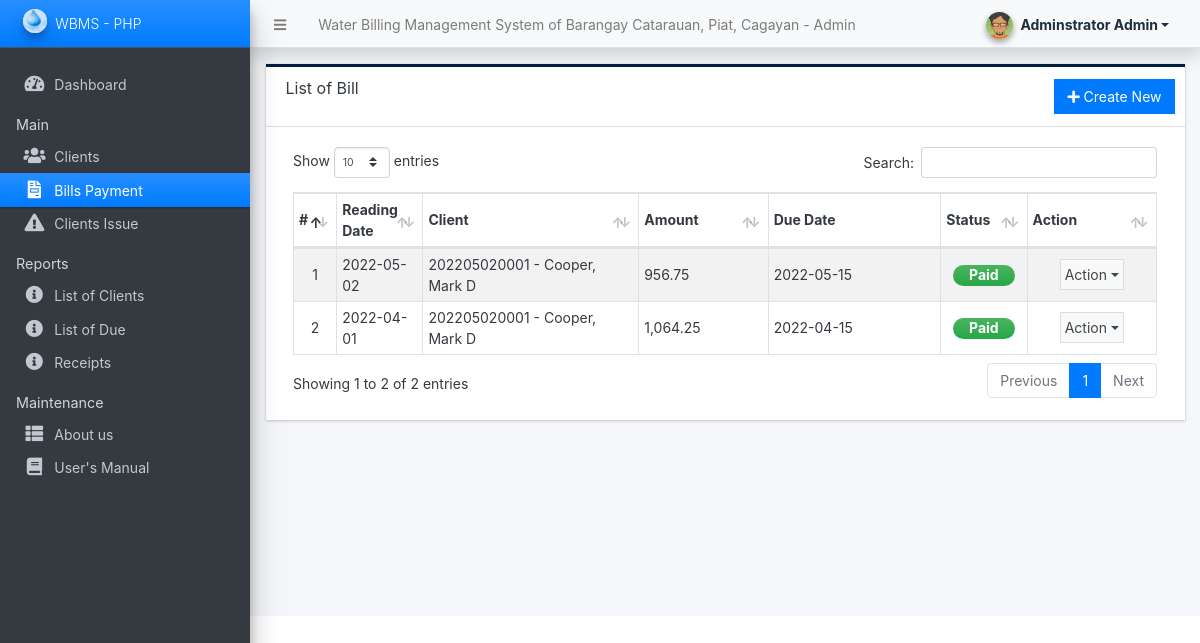
The page /admin/?page=billings (signed in) on the database its author committed.
### tables this page shows
CREATE TABLE `billing_list` (
  `id` int(30) NOT NULL,
  `client_id` int(30) NOT NULL,
  `reading_date` date NOT NULL,
  `due_date` date NOT NULL,
  `reading` float(12,2) NOT NULL DEFAULT 0.00,
  `previous` float(12,2) NOT NULL DEFAULT 0.00,
  `rate` float(12,2) NOT NULL DEFAULT 0.00,
  `total` float(12,2) NOT NULL DEFAULT 0.00,
  `status` tinyint(1) NOT NULL DEFAULT 0 COMMENT '0= pending,\r\n1= paid',
  `date_created` datetime NOT NULL DEFAULT current_timestamp(),
  `date_updated` datetime NOT NULL DEFAULT current_timestamp() ON UPDATE current_timestamp()
);

CREATE TABLE `client_list` (
  `id` int(30) NOT NULL,
  `code` varchar(100) NOT NULL,
  `category_id` int(30) NOT NULL,
  `firstname` text NOT NULL,
  `middlename` text DEFAULT NULL,
  `lastname` text NOT NULL,
  `contact` text NOT NULL,
  `address` text NOT NULL,
  `meter_code` varchar(100) NOT NULL,
  `first_reading` float(12,2) NOT NULL,
  `status` tinyint(1) NOT NULL DEFAULT 1,
  `delete_flag` tinyint(1) NOT NULL DEFAULT 0,
  `date_created` datetime NOT NULL DEFAULT current_timestamp(),
  `date_updated` datetime NOT NULL DEFAULT current_timestamp() ON UPDATE current_timestamp()
);

### config.php (called while the page is built, shortened)
<?php
require_once('classes/DBConnection.php');
require_once('classes/SystemSettings.php');
function validate_image($file){
	if(!empty($file)){
        $ex = explode("?",$file);
        $file = $ex[0];
        $ts = isset($ex[1]) ? "?".$ex[1] : '';
		if(is_file(base_app.$file)){
			return base_url.$file.$ts;
		}else{
			return base_url.'dist/img/no-image-available.png';
		}
	}else{
		return base_url.'dist/img/no-image-available.png';
	}
}
function format_num($number = '' , $decimal = ''){
    if(is_numeric($number)){
        $ex = explode(".",$number);
        $decLen = isset($ex[1]) ? strlen($ex[1]) : 0;
        if(is_numeric($decimal)){
            return number_format($number,$decimal);
        }else{
            return number_format($number,$decLen);
        }
    }else{
        return "Invalid Input";
    }
}
function isMobileDevice(){
    $aMobileUA = array(
        '/iphone/i' => 'iPhone',
        '/ipod/i' => 'iPod',
        '/ipad/i' => 'iPad',
        '/android/i' => 'Android',
        '/blackberry/i' => 'BlackBerry',
        '/webos/i' => 'Mobile'
    );
    return false;
}
?>

### classes/DBConnection.php (called while the page is built, shortened)
<?php
class DBConnection{
    private $host = DB_SERVER;
    private $username = DB_USERNAME;
    private $password = DB_PASSWORD;
    private $database = DB_NAME;
    public $conn;
    public function __construct(){
        if (!isset($this->conn)) {
            $this->conn = new mysqli($this->host, $this->username, $this->password, $this->database);
        }
    }
}
?>

### classes/SystemSettings.php (called while the page is built, shortened)
<?php
class SystemSettings extends DBConnection{
	function userdata($field = ''){
		if(!empty($field)){
			if(isset($_SESSION['userdata'][$field]))
				return $_SESSION['userdata'][$field];
			else
				return null;
		}else{
			return false;
		}
	}
	function info($field=''){
		if(!empty($field)){
			if(isset($_SESSION['system_info'][$field]))
				return $_SESSION['system_info'][$field];
			else
				return false;
		}else{
			return false;
		}
	}
}
$_settings = new SystemSettings();
?>

### admin/billings/index.php (the view, shortened to what this page needs)
<div class="card card-outline rounded-0 card-navy">
	<div class="card-header">
		<h3 class="card-title">List of Bill</h3>
		<div class="card-tools">
			<a href="./?page=billings/manage_billing" id="create_new" class="btn btn-flat btn-primary"><span class="fas fa-plus"></span>  Create New</a>
		</div>
	</div>
	<div class="card-body">
        <div class="container-fluid">
			<table class="table table-hover table-striped table-bordered" id="list">
				<colgroup>
					<col width="5%">
					<col width="10%">
					<col width="25%">
					<col width="15%">
					<col width="20%">
					<col width="10%">
					<col width="15%">
				</colgroup>
				<thead>
					<tr>
						<th>#</th>
						<th>Reading Date</th>
						<th>Client</th>
						<th>Amount</th>
						<th>Due Date</th>
						<th>Status</th>
						<th>Action</th>
					</tr>
				</thead>
				<tbody>
					<?php
					$i = 1;
						$qry = $conn->query("SELECT b.*, c.code , concat(c.lastname, ', ', c.firstname, ' ', coalesce(c.middlename,'')) as `name` from `billing_list` b inner join client_list c on b.client_id = c.id order by unix_timestamp(`reading_date`) desc, `name` asc ");
						while($row = $qry->fetch_assoc()):
					?>
						<tr>
							<td class="text-center"><?php echo $i++; ?></td>
							<td><?php echo date("Y-m-d",strtotime($row['reading_date'])) ?></td>
							<td><?php echo $row['code'] ." - ".$row['name'] ?></td>
							<td><?php echo format_num($row['total']) ?></td>
							<td><?php echo date("Y-m-d",strtotime($row['due_date'])) ?></td>
							<td class="text-center">
								<?php
								switch($row['status']){
									case 1:
										echo '<span class="badge badge-success bg-gradient-success text-sm px-3 rounded-pill">Paid</span>';
										break;
								}
								?>
                            </td>
							<td align="center">
								 <button type="button" class="btn btn-flat p-1 btn-default btn-sm dropdown-toggle dropdown-icon" data-toggle="dropdown">
				                  		Action
				                  </button>
							</td>
						</tr>
					<?php endwhile; ?>
				</tbody>
			</table>
		</div>
	</div>
</div>

### admin/index.php (shortened to what this page needs)
<?php require_once('../config.php'); ?>
 <!DOCTYPE html>
<html lang="en" class="" style="height: auto;">
<?php require_once('inc/header.php') ?>
  <body class="sidebar-mini layout-fixed control-sidebar-slide-open layout-navbar-fixed sidebar-mini-md sidebar-mini-xs text-sm" data-new-gr-c-s-check-loaded="14.991.0" data-gr-ext-installed="" style="height: auto;">
    <div class="wrapper">
     <?php require_once('inc/topBarNav.php') ?>
     <?php require_once('inc/navigation.php') ?>
     <?php $page = isset($_GET['page']) ? $_GET['page'] : 'home';  ?>
      <div class="content-wrapper  pt-3" style="min-height: 567.854px;">
        <section class="content  text-dark">
          <div class="container-fluid">
            <?php
              if(!file_exists($page.".php") && !is_dir($page)){
                  include '404.html';
              }else{
                if(is_dir($page))
                  include $page.'/index.php';
                else
                  include $page.'.php';
              }
            ?>
          </div>
        </section>
      </div>
      <?php require_once('inc/footer.php') ?>
  </body>
</html>

### admin/inc/header.php (shortened to what this page needs)
<head>
    <link rel="stylesheet" href="<?php echo base_url ?>plugins/fontawesome-free/css/all.min.css">
    <link rel="stylesheet" href="<?php echo base_url ?>plugins/tempusdominus-bootstrap-4/css/tempusdominus-bootstrap-4.min.css">
  <link rel="stylesheet" href="<?php echo base_url ?>plugins/datatables-bs4/css/dataTables.bootstrap4.min.css">
  <link rel="stylesheet" href="<?php echo base_url ?>plugins/datatables-responsive/css/responsive.bootstrap4.min.css">
  <link rel="stylesheet" href="<?php echo base_url ?>plugins/datatables-buttons/css/buttons.bootstrap4.min.css">
  <link rel="stylesheet" href="<?php echo base_url ?>plugins/select2/css/select2.min.css">
  <link rel="stylesheet" href="<?php echo base_url ?>plugins/select2-bootstrap4-theme/select2-bootstrap4.min.css">
    <link rel="stylesheet" href="<?php echo base_url ?>plugins/icheck-bootstrap/icheck-bootstrap.min.css">
    <link rel="stylesheet" href="<?php echo base_url ?>plugins/jqvmap/jqvmap.min.css">
    <link rel="stylesheet" href="<?php echo base_url ?>dist/css/adminlte.css">
    <link rel="stylesheet" href="<?php echo base_url ?>dist/css/custom.css">
    <link rel="stylesheet" href="<?php echo base_url ?>plugins/overlayScrollbars/css/OverlayScrollbars.min.css">
    <link rel="stylesheet" href="<?php echo base_url ?>plugins/daterangepicker/daterangepicker.css">
    <link rel="stylesheet" href="<?php echo base_url ?>plugins/summernote/summernote-bs4.min.css">
  <link rel="stylesheet" href="<?php echo base_url ?>plugins/sweetalert2-theme-bootstrap-4/bootstrap-4.min.css">
  </head>

### admin/inc/topBarNav.php (shortened to what this page needs)
<nav class="main-header navbar navbar-expand navbar-light shadow text-sm">
  <ul class="navbar-nav">
    <li class="nav-item">
    <a class="nav-link" data-widget="pushmenu" href="#" role="button"><i class="fas fa-bars"></i></a>
    </li>
    <li class="nav-item d-none d-sm-inline-block">
      <a href="<?php echo base_url ?>" class="nav-link"><?php echo (!isMobileDevice()) ? $_settings->info('name'):$_settings->info('short_name'); ?> - Admin</a>
    </li>
  </ul>
  <ul class="navbar-nav ml-auto">
    <li class="nav-item">
      <div class="btn-group nav-link">
            <button type="button" class="btn btn-rounded badge badge-light dropdown-toggle dropdown-icon" data-toggle="dropdown">
              <span><img src="<?php echo validate_image($_settings->userdata('avatar')) ?>" class="img-circle elevation-2 user-img" alt="User Image"></span>
              <span class="ml-3"><?php echo ucwords($_settings->userdata('firstname').' '.$_settings->userdata('lastname')) ?></span>
            </button>
        </div>
    </li>
  </ul>
</nav>

### admin/inc/navigation.php (shortened to what this page needs)
<aside class="main-sidebar sidebar-dark-primary elevation-4 sidebar-no-expand">
  <a href="<?php echo base_url ?>admin" class="brand-link bg-gradient-primary text-sm">
  <img src="<?php echo validate_image($_settings->info('logo'))?>" alt="Store Logo" class="brand-image img-circle elevation-3 bg-gradient-light" style="opacity: .8;width: 1.5rem;height: 1.5rem;max-height: unset">
  <span class="brand-text font-weight-light"><?php echo $_settings->info('short_name') ?></span>
  </a>
  <div class="sidebar os-host os-theme-light os-host-overflow os-host-overflow-y os-host-resize-disabled os-host-transition os-host-scrollbar-horizontal-hidden">
    <div class="os-content-glue" style="margin: 0px -8px; width: 249px; height: 646px;"></div>
    <div class="os-padding">
      <div class="os-viewport os-viewport-native-scrollbars-invisible" style="overflow-y: scroll;">
        <div class="os-content" style="padding: 0px 8px; height: 100%; width: 100%;">
          <nav class="mt-4">
             <ul class="nav nav-pills nav-sidebar flex-column text-sm nav-compact nav-flat nav-child-indent nav-collapse-hide-child" data-widget="treeview" role="menu" data-accordion="false">
              <li class="nav-item dropdown">
                <a href="#" class="nav-link ">
                  <i class="nav-icon fas fa-tachometer-alt"></i>
                  <p>
                    Dashboard
                  </p>
                </a>
              </li>
              <li class="nav-header">Main</li>
              <li class="nav-item dropdown">
              <a href="<?php echo base_url ?>admin/?page=clients/manage_client" class="nav-link nav-clients_manage_client">
                  <i class="nav-icon fas fa-users"></i>
                  <p>
                    Clients
                  </p>
                </a>
              </li>
              <li class="nav-item dropdown">
                <a href="#" class="nav-link nav-billings">
                  <i class="nav-icon fas fa-file-invoice"></i>
                  <p>
                    Bills Payment
                  </p>
                </a>
              </li>
              <li class="nav-item dropdown">
                <a href="#" class="nav-link nav-clients_issue">
                  <i class="nav-icon fas fa-exclamation-triangle"></i>
                  <p>
                    Clients Issue
                  </p>
                </a>
              </li>
              <li class="nav-header">Reports</li>
              <li class="nav-item dropdown">
                <a href="#" class="nav-link nav-reports_monthly_billing">
                  <i class="nav-icon fas fa-info-circle"></i>
                  <p>
                   List of Clients
                  </p>
                </a>
              </li>
              <li class="nav-item dropdown">
                <a href="#" class="nav-link nav-reports_monthly_billing">
                  <i class="nav-icon fas fa-info-circle"></i>
                  <p>
                   List of Due
                  </p>
                </a>
              </li>
              <li class="nav-item dropdown">
                <a href="#" class="nav-link nav-reports_monthly_billing">
                  <i class="nav-icon fas fa-info-circle"></i>
                  <p>
                   Receipts
                  </p>
                </a>
              </li>
              <?php if($_settings->userdata('type') == 1): ?>
              <li class="nav-header">Maintenance</li>
              <li class="nav-item dropdown">
                <a href="#" class="nav-link nav-about_us">
                  <i class="nav-icon fas fa-th-list"></i>
                  <p>
                    About us
                  </p>
                </a>
              </li>
              <li class="nav-item dropdown">
                <a href="#" class="nav-link nav-user_manual">
                  <i class="nav-icon fas fa-book"></i>
                  <p>
                    User's Manual
                  </p>
                </a>
              </li>
              <?php endif; ?>
            </ul>
          </nav>
        </div>
      </div>
    </div>
  </div>
</aside>

### admin/inc/footer.php (shortened to what this page needs)
</div>

### admin/inc/topBarNav.php (style rules this page uses)
.user-img { position: absolute; height: 27px; width: 27px; object-fit: cover; left: -7%; top: -12%; }
.btn-rounded { border-radius: 50px; }

### rows shown on the page
billing_list: reading_date "2022-05-02", client.code "202205020001", name "Cooper, Mark D", total "956.75", due_date "2022-05-15", status "Paid"
billing_list: reading_date "2022-04-01", client.code "202205020001", name "Cooper, Mark D", total "1,064.25", due_date "2022-04-15", status "Paid"

### other values the page prints
$_settings->info('name') "Water Billing Management System of Barangay Catarauan, Piat, Cagayan"
$_settings->userdata('firstname').' '.$_settings->userdata('lastname') "Adminstrator Admin"
$_settings->info('short_name') "WBMS - PHP"
